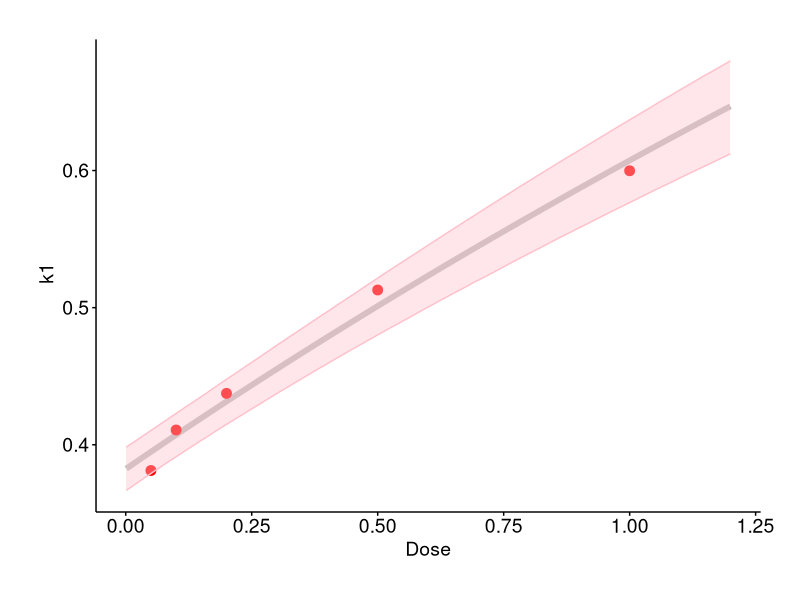
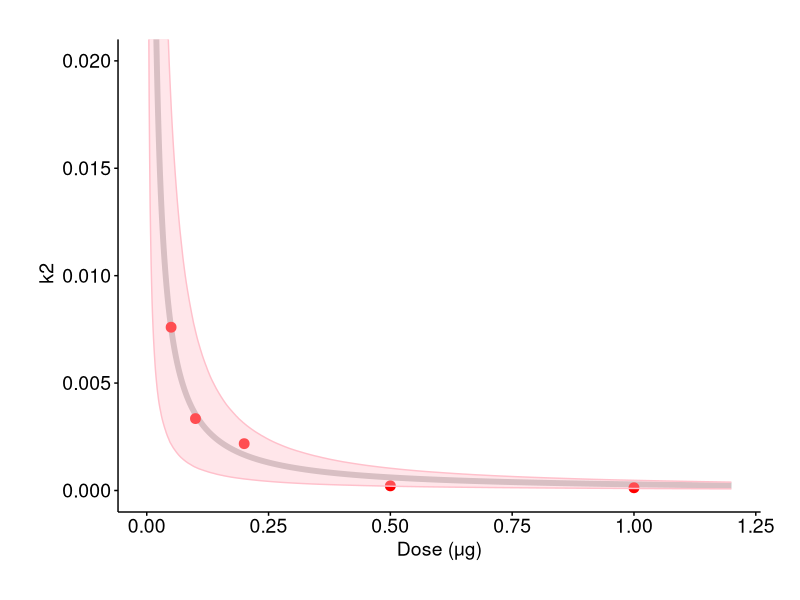

Write the R code that produced these figures, in order. (Note: this script raises an error after producing the figures.)
## ---- chunk 1
library(dplyr)
library(ggplot2)
library(deSolve)
library(patchwork)
library(stringr)
## ---- chunk 2
pop_data <- read.csv("populationParameters_mice.txt",  row.names = 1)

# Extract k1 and k2 base population values
k1_pop <- pop_data["k1_pop", "value"]
k2_pop <- pop_data["k2_pop", "value"]

# Extract covariates for k1 and k2
beta_k1 <- pop_data[grep("^beta_k1", rownames(pop_data)), ]
beta_k2 <- pop_data[grep("^beta_k2", rownames(pop_data)), ]

# Calculate k1 for each dose group
k1_values <- data.frame(
  Dose_Group = c('0_05ug_Pfizer', gsub("beta_k1_Vaccine_Group_", "", rownames(beta_k1))),
  k1 = c(k1_pop, exp(log(k1_pop) + beta_k1$value))
)

# Calculate k2 for each dose group
k2_values <- data.frame(
  Dose_Group = c('0_05ug_Pfizer',gsub("beta_k2_Vaccine_Group_", "", rownames(beta_k2))),
  k2 = c(k2_pop, exp(log(k2_pop) + beta_k2$value))
)

# Combine k1 and k2 results
result <- merge(k1_values, k2_values, by = "Dose_Group", all = TRUE)

# Print the result
print(result)
## ---- chunk 3
# Create the 'dose' column by extracting the numeric dose from 'Vaccine.Group'
result <- result %>%
  mutate(dose = as.numeric(str_extract(str_replace(Dose_Group, "_", "."), "\\d+\\.?\\d*")))
result
## ---- chunk 4
r2_k2 <- function(model, data) {
  k2 <- data$k2
  y_pred <- predict(model, newdata = data)
  ss_total <- sum((k2 - mean(k2))^2)
  ss_residual <- sum((k2 - y_pred)^2)
  return(1 - (ss_residual / ss_total))
}
## ---- chunk 5
exp_model <- nls(k2 ~ a*exp(-b*dose),data = result,start = list(a = 1, b = 1))
powerlaw_model <- nls(k2 ~  a * dose^(-b)  ,data = result, start = list(a = 1, b = 1))
linear_k2 <- lm(k2 ~ dose, data = result)
log_model_k2 <- nls(k2 ~ -(log(a*dose+b)),data = result,start = list(a =1, b =0.01))

# Model summary
summary(exp_model)
summary(powerlaw_model)
summary(linear_k2)
summary(log_model_k2)
print(paste("AIC linear model:",AIC(linear_k2)))
print(paste("AIC exp model:",AIC(exp_model)))
print(paste("AIC powerlaw model:",AIC(powerlaw_model)))
print(paste("AIC log model:",AIC(log_model_k2)))

print(paste("R^2 of exp model",r2_k2(exp_model, result)))
print(paste("R^2 of powerlaw model",r2_k2(powerlaw_model, result)))
print(paste("R^2 of linear model",r2_k2(linear_k2, result)))
print(paste("R^2 of logarithm model",r2_k2(log_model_k2, result)))
## ---- chunk 6
#R^2 Function
r2_k1 <- function(model, data) {
  k1 <- data$k1
  y_pred <- predict(model, newdata = data)
  ss_total <- sum((k1 - mean(k1))^2)
  ss_residual <- sum((k1 - y_pred)^2)
  return(1 - (ss_residual / ss_total))
}


exp_model_k1 <- nls(k1 ~ a*exp(-b*dose),data = result,start = list(a = 1, b = 1))
linear_k1 <- lm(k1 ~ dose, data = result)
powerlaw_model_k1 <- nls(k1 ~  a * dose^(-b)  ,data = result, start = list(a = 1, b = 1))
log_model_k1 <- nls(k1 ~ (log(a*dose-b)),data = result,start = list(a =1, b =0.01),trace = TRUE)

summary(exp_model_k1)
summary(linear_k1)
summary(powerlaw_model_k1)
summary(log_model_k1)


print(paste("AIC linear model:",AIC(linear_k1)))
print(paste("AIC exp model:",AIC(exp_model_k1)))
print(paste("AIC powerlaw model:",AIC(powerlaw_model_k1)))
print(paste("AIC log model:",AIC(log_model_k1)))

print(paste("R^2 of exp model",r2_k1(exp_model_k1, result)))
print(paste("R^2 of powerlaw model",r2_k1(powerlaw_model_k1, result)))
print(paste("R^2 of linear model",r2_k1(linear_k1, result)))
print(paste("R^2 of logarithm model",r2_k1(log_model_k1, result)))
## ---- chunk 7
# Calculate the CI for any regression, knowing the estimation and s.e.
# log regression for k1
set.seed(123)

# Parameters from the regression
a_est <- 0.36989    
a_se <- 0.02605
b_est <- 1.46569
b_se <- 0.01186

# Number of simulations to calculate CI
n_sim <- 10000

# Simulate parameter values from normal distributions
a_sim <- rnorm(n_sim, mean = a_est, sd = a_se)
b_sim <- rnorm(n_sim, mean = b_est, sd = b_se)

# Dose range
dose <- seq(0.001, 1.2, by = 0.001)

# Matrix to store predictions
k1_sim <- matrix(NA, nrow = n_sim, ncol = length(dose))

# Calculate k1 for each simulated parameter pair across dose range
for (i in 1:n_sim) {
  k1_sim[i, ] <- log(a_sim[i] * dose+ b_sim[i])
}

# Calculate 95% CI (2.5th and 97.5th percentiles) for each dose
ci_lower <- apply(k1_sim, 2, quantile, probs = 0.025) # 2 means apply on rows, this k2_sims has row number < no.simmulation, col number < no.dose range
ci_upper <- apply(k1_sim, 2, quantile, probs = 0.975)
k1_pred <- log(a_est * dose + b_est)  # Point estimate

# Combine results into a data frame
results <- data.frame(dose = dose, k1_pred = k1_pred, ci_lower = ci_lower, ci_upper = ci_upper)

#####################################################
head(results)

## ---- chunk 8
plot1 <- ggplot(data = results, aes(x = dose)) +
  
  geom_line(aes(y = k1_pred, color = 'Fitted Line (powerlaw)'), size = 2) +
  
  geom_point(data = result, aes(x = dose, y = k1, color = 'Original Data'), size = 3) +
  
  geom_ribbon(data = results, aes(x = dose, ymin = ci_lower, ymax = ci_upper, color = '95% Confidence Interval'), alpha = 0.4, fill = "pink") +
  labs(color = 'Legend', 
       size = 'Point Size',
        x = 'Dose',
       y = ' k1') +
  
  scale_color_manual(values = c('Original Data' = 'red', 'Fitted Line (powerlaw)' = 'grey', '95% Confidence Interval' = 'pink')) +

   theme(axis.text = element_text(colour = "black"),
        axis.ticks = element_line(colour = "black"),
        axis.line = element_line(colour = "black"),
        panel.grid.major = element_blank(),
        panel.grid.minor = element_blank(),
        panel.background = element_blank(),
        legend.position='none',
        axis.title.y = element_text(size=11,family="sans"),
        axis.title.x = element_text(size=11,family="sans"),
  theme_minimal() 
  )+
  theme(
  axis.title.x = element_text(size = 14),        # X-axis label font size
  axis.title.y = element_text(size = 14),        # Y-axis label font size
  axis.text = element_text(size = 14) ,           # Axis tick labels font size
  plot.margin = margin(t = 1, r = 1, b = 1, l = 1, unit = "cm")
)
plot1
## ---- chunk 9
# Calculate the CI for any regression, knowing the estimation and s.e.
# power law 
set.seed(123)

# Parameters from the regression
a_est <- 2.858e-04
a_se <- 9.654e-05
b_est <- 1.094
b_se <- 1.190e-01

# Number of simulations to calculate CI
n_sim <- 10000

# Simulate parameter values from normal distributions
a_sim <- rnorm(n_sim, mean = a_est, sd = a_se)
b_sim <- rnorm(n_sim, mean = b_est, sd = b_se)

# Dose range
dose <- seq(0.001, 1.2, by = 0.001)

# Matrix to store predictions
k2_sim <- matrix(NA, nrow = n_sim, ncol = length(dose))

# Calculate k2 for each simulated parameter pair across dose range
for (i in 1:n_sim) {
  k2_sim[i, ] <- a_sim[i] * dose^(-b_sim[i])
}

# Calculate 95% CI (2.5th and 97.5th percentiles) for each dose
ci_lower <- apply(k2_sim, 2, quantile, probs = 0.025) # 2 means apply on rows, this k2_sims has row number < no.simmulation, col number < no.dose range
ci_upper <- apply(k2_sim, 2, quantile, probs = 0.975)
k2_pred <- a_est * dose^(-b_est)  # Point estimate

# Combine results into a data frame
results <- data.frame(dose = dose, k2_pred = k2_pred, ci_lower = ci_lower, ci_upper = ci_upper)

#####################################################
head(results)
## ---- chunk 10
plot2 <- ggplot(data = results, aes(x = dose)) +
  
  # Geom line with customized legend label
  geom_line(aes(y = k2_pred, color = 'Fitted Line (powerlaw)'), size = 2) +
  
  # Geom points with customized legend label and fixed size
  geom_point(data = result, aes(x = dose, y = k2, color = 'Original Data'), size = 3) +
  
  geom_ribbon(data = results, aes(x = dose, ymin = ci_lower, ymax = ci_upper, color = '95% Confidence Interval'), alpha = 0.4, fill = "pink") +
  # Add title and customize the legends for color and size
  labs(#title = 'Decay Rate k2 versus Dose (powerlaw)', 
       color = 'Legend', 
        x = 'Dose (μg)',
       y = ' k2') +
  
  # Customize color legend manually
  scale_color_manual(values = c('Original Data' = 'red', 'Fitted Line (powerlaw)' = 'grey', '95% Confidence Interval' = 'pink')) +

   theme(axis.text = element_text(colour = "black"),
        axis.ticks = element_line(colour = "black"),
        axis.line = element_line(colour = "black"),
        panel.grid.major = element_blank(),
        panel.grid.minor = element_blank(),
        panel.background = element_blank(),
        legend.position='none',
        axis.title.y = element_text(size=11,family="sans"),
        axis.title.x = element_text(size=11,family="sans"),
  theme_minimal() 
  )+
  coord_cartesian(ylim = c(0, 0.02)) + theme(
 # plot.title = element_text(size = 16),          # Title font size
  axis.title.x = element_text(size = 14),        # X-axis label font size
  axis.title.y = element_text(size = 14),        # Y-axis label font size
  axis.text = element_text(size = 14) ,           # Axis tick labels font size
  plot.margin = margin(t = 1, r = 1, b = 1, l = 1, unit = "cm")
)
  
plot2
## ---- chunk 11
new_doses <- data.frame(dose = seq(0.001, 1, by = 0.001))
head(new_doses)

predictions <- predict(log_model_k1, newdata = new_doses)
new_doses$k1 <- predictions
predictions2 <- predict(powerlaw_model, newdata = new_doses)
new_doses$k2 <- predictions2

new_doses_clean <- new_doses %>%
  dplyr::select(dose, k2, k1) 
new_doses_clean
#write.csv(new_doses_clean,"full_mice_dose_pars.csv", row.names = FALSE)
## ---- chunk 12
target_doses <- seq(0.050, 1, by = 0.050)

# Filter the rows where the dose matches the target doses
filtered_doses <- new_doses %>%
  filter(round(dose, 3) %in% round(target_doses, 3)) %>%
  dplyr::select(dose, k1, k2) %>%

# View the filtered data
print(filtered_doses)
## ---- chunk 13
human_dose <- data.frame(dose = seq(5, 100, by = 5),
                         dose_mice = seq(0.05,1,by =0.05),
                         
                         k1 = NA,
                         k2 = NA)
human_dose
## ---- chunk 14
human_result <- read.csv("populationParameters_human.txt", row.names = 1)
k1_pop_human <- human_result["k1_pop", ]
k2_pop_human <- human_result["k2_pop", ]
human_parameter <- data.frame(dose = 30,
                              k1=k1_pop_human$value,
                              k2=k2_pop_human$value,
                              k1_lwr =k1_pop_human$P2.5_sa,
                              k1_upr =k1_pop_human$P97.5_sa,
                              k2_lwr =k2_pop_human$P2.5_sa,
                              k2_upr =k2_pop_human$P97.5_sa)
human_parameter
## ---- chunk 15
scaling_result <- allometric_scaling(filtered_doses, 100, human_parameter)
scaling_result
## ---- chunk 16
dose_dependent <- scaling_result
pop <- read.csv("populationParameters_human.txt", row.names = 1)
c = pop["peak_pop", "value"]
c
## ---- chunk 17
ode_ab_pop <- function(pars) {
  
  k1 <- as.numeric(pars[1]) # Growth rate in phase 1
  k2 <- as.numeric(pars[2]) # Decay rate in phase 2
  A0 <- as.numeric(pars[3]) # Initial condition
  C <- as.numeric(pars[4])  # Carrying capacity for sigmoid growth phase
  
  times <- c(seq(Tmin, Tmax, step_size))
  
  k_time <- data.frame(times = times, k = rep(0, length(times)))
  k_time <- k_time %>% mutate(k = case_when(times <= 35 ~ k1, 
                                            times > 35 ~ -k2))
  
  k_t <- approxfun(k_time$times, k_time$k, rule = 2)
  
  derivs <- function(times, y, pars, k_t) {
    with(as.list(c(pars, y)), {
      k <- k_t(times)   # Get k value based on time
      if (times < 35) {
        dA <- k * A * (1 - A / C) # Sigmoid growth phase
      } else {
        dA <- k * A # Exponential decay phase
      }
      return(list(c(dA)))
    })
  }
  
  y <- c(A = A0) # Initial observation
  
  out <- ode(y = y, parms = pars, times = times, func = derivs, k_t = k_t)
  as.data.frame(out)
}
## ---- chunk 18
human_doses <- seq(10, 100, 5)
times <- seq(0,180,0.01)
Tmin <- 0
Tmax <- 180 
step_size <- 0.001
times<-c(seq(Tmin,Tmax,step_size))
Fit <- list()

final_df <- data.frame(Days = numeric(0), y = numeric(0), dose = numeric(0))
# Loop through each dose in human_doses
for (i in round(seq_along(human_doses)) ){
  
   dose <- human_doses[i]
  # Match the corresponding mice dose (divide by 100)
  mice_dose <- dose / 100
  
  # Extract k1 and k2 values for this dose
  par <- c(
    k1 = dose_dependent[round(dose_dependent$dose_human) == dose, "k1_human"],
    k2 = dose_dependent[round(dose_dependent$dose_human) == dose, "k2_human"],
    A0 = pop["A0_pop", "value"],
    C  = pop["peak_pop", "value"]
  )
  
  best_fit <- ode_ab_pop(par)
  
  # Create a dataframe for this dose with Days, y, and the current dose
  d1 <- data.frame(Days = times, y = best_fit$A, dose = rep(dose, length(times)))
  final_df <- rbind(final_df, d1)
}
final_df
## ---- chunk 19
# Filter data
filtered_data <- final_df %>%
  filter(dose %in% seq(10, 100, by = 5))
 
original_data <- final_df %>%
  filter(dose == 30)  # Original data for dose = 30

dose_colors <- scales::seq_gradient_pal("lightblue", "darkblue", "Lab")(seq(0, 1, length.out = 19))
names(dose_colors) <- as.character(c(seq(10, 25, by = 5),seq(35,100,5)))  # Assign dose values as names
all_colors <- c(dose_colors, "Original Data (30ug)" = "red")

plot_huaman_dose = ggplot() +
  geom_line(data = filtered_data, aes(x = Days, y = y, group = dose, color = as.factor(dose)),size = 0.8
            ) +
  # Original data in red
  geom_line(data = original_data, aes(x = Days, y = y, color = "Original Data (30ug)"), linewidth = 1.5) +
  # Apply the custom color scale
  scale_color_manual(name = "Dose (ug)", values = all_colors) +
  labs(
   # title = "Predicted Human Anti-Spike IgG Trajectories Across Doses Using Allometric Scaling",
       x = "days since first vaccination",
       y = "anti-spike IgG (%binding)") +
 theme(axis.text = element_text(colour = "black"),
        axis.ticks = element_line(colour = "black"),
        axis.line = element_line(colour = "black"),
        panel.grid.major = element_blank(),
        panel.grid.minor = element_blank(),
        panel.background = element_blank(),
        #legend.position='none',
        axis.title.y = element_text(size=11,family="sans"),
        axis.title.x = element_text(size=11,family="sans"),
  theme_minimal() 
  )+theme(
 # plot.title = element_text(size = 16),          # Title font size
  axis.title.x = element_text(size = 14),        # X-axis label font size
  axis.title.y = element_text(size = 14),        # Y-axis label font size
  axis.text = element_text(size = 14) ,           # Axis tick labels font size
  plot.margin = margin(t = 0.5, r = 0.5, b = 0.5, l = 0.5, unit = "cm"))
plot_huaman_dose
